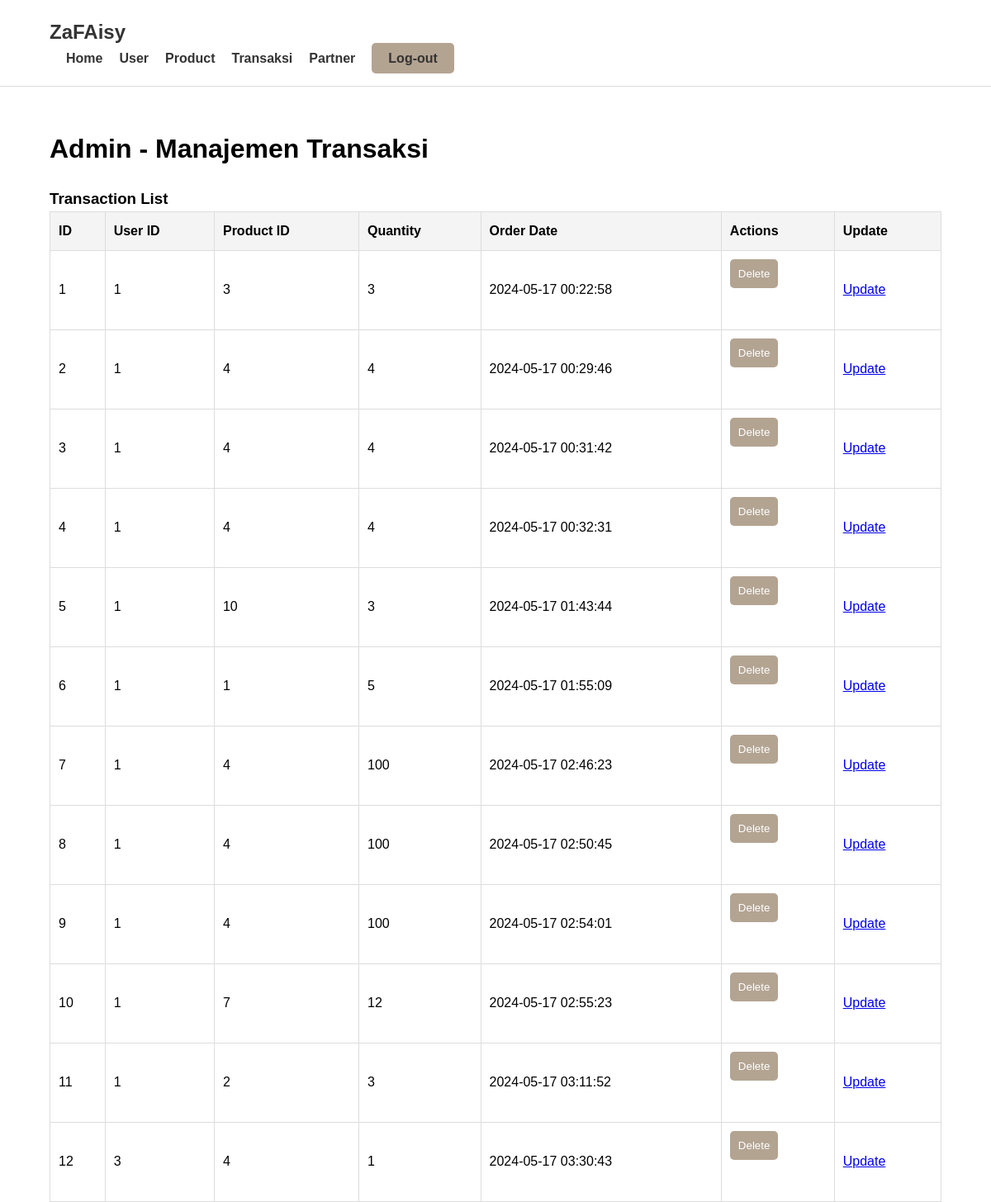
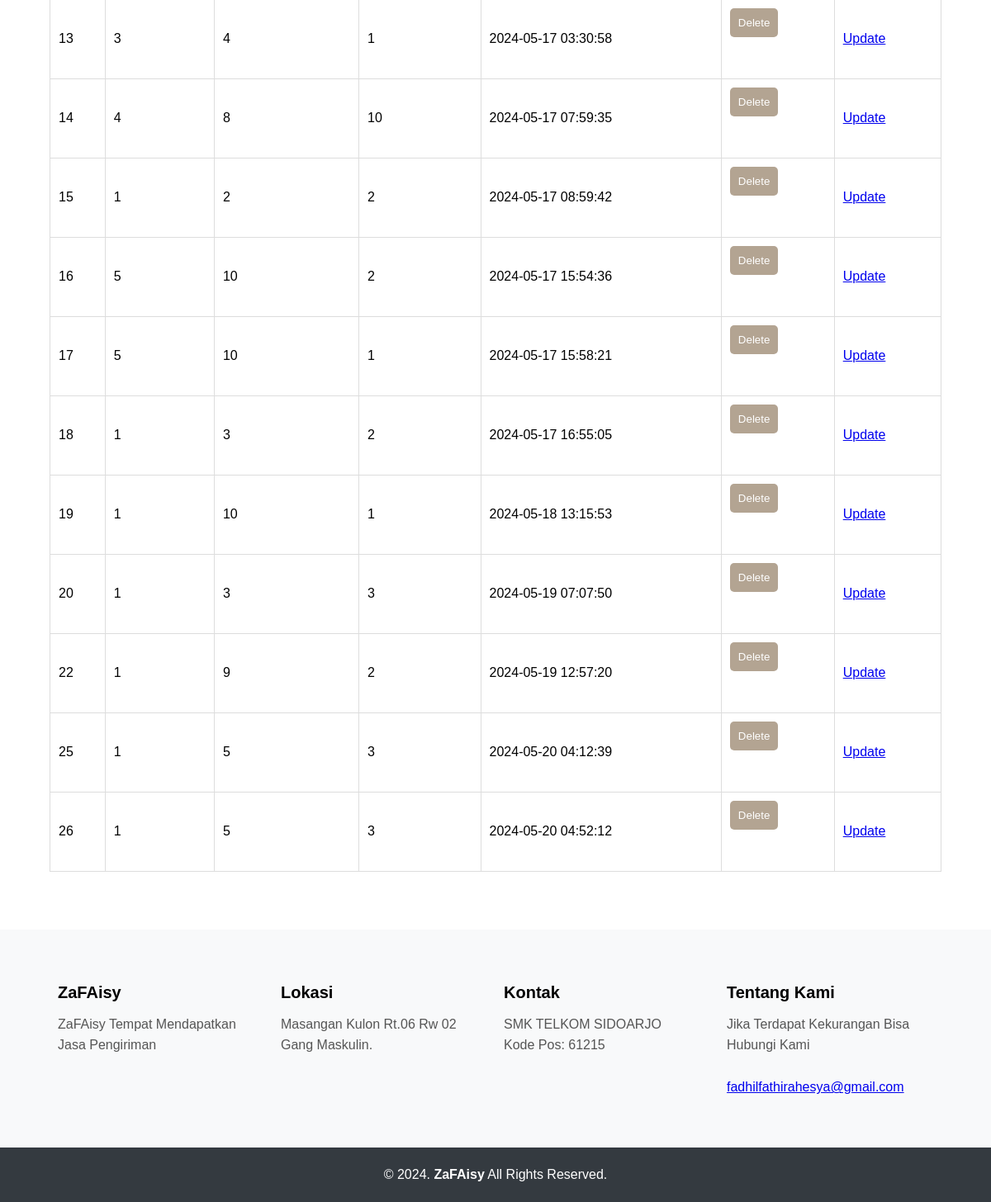
Page /view_admin_transactions.php (signed in) on the committed database (2 pictures, top to bottom).
### tables this page shows
CREATE TABLE `transaksi` (
  `id` int(11) NOT NULL,
  `product_id` int(11) NOT NULL,
  `user_id` int(11) NOT NULL,
  `quantity` int(11) NOT NULL,
  `order_date` timestamp NOT NULL DEFAULT current_timestamp()
);

### view_admin_transactions.php (the view, shortened to what this page needs)
<?php
include("koneksi/database.php");
$sql = "SELECT * FROM transaksi";
$result = $conn->query($sql);
?>
<!DOCTYPE html>
<html lang="en">
<head>
    <link rel="stylesheet" href="view_admin.css">
</head>
<body>
    <nav>
        <div class="wrapper">
            <div class="logo"><a href="view_admin.php">ZaFAisy</a></div>
            <div class="menu">
                <ul>
                    <li><a href="view_admin.php">Home</a></li>
                    <li><a href="view_admin_users.php">User</a></li>
                    <li><a href="view_admin_products.php">Product</a></li>
                    <li><a href="view_admin_transactions.php">Transaksi</a></li>
                    <li><a href="partner_admin.php">Partner</a></li>
                    <li><a href="logout.php" class="btn-signup">Log-out</a></li>
                </ul>
            </div>
        </div>
    </nav>
    <div class="wrapper">
        <section id="view_admin">
            <h2>Admin - Manajemen Transaksi</h2>
            <h3>Transaction List</h3>
            <table>
                <thead>
                    <tr>
                        <th>ID</th>
                        <th>User ID</th>
                        <th>Product ID</th>
                        <th>Quantity</th>
                        <th>Order Date</th>
                        <th>Actions</th>
                        <th>Update</th>
                    </tr>
                </thead>
                <tbody>
                    <?php while ($row = $result->fetch_assoc()): ?>
                        <tr>
                            <td><?php echo $row['id']; ?></td>
                            <td><?php echo htmlspecialchars($row['user_id']); ?></td>
                            <td><?php echo htmlspecialchars($row['product_id']); ?></td>
                            <td><?php echo htmlspecialchars($row['quantity']); ?></td>
                            <td><?php echo htmlspecialchars($row['order_date']); ?></td>
                            <td>
                                <form action="view_admin_transactions.php" method="post" style="display:inline-block;">
                                    <button type="submit" name="delete">Delete</button>
                                </form>
                            </td>
                            <td>
                                <a href="update_transaksi.php?id=<?php echo $row['id']; ?>" class="btn">Update</a>
                            </td>
                        </tr>
                    <?php endwhile; ?>
                </tbody>
            </table>
        </section>
    </div>
    <div id="contact">
        <div class="wrapper">
            <div class="footer">
                <div class="footer-section">
                    <h3>ZaFAisy</h3>
                    <p>ZaFAisy Tempat Mendapatkan Jasa Pengiriman</p>
                </div>
                <div class="footer-section">
                    <h3>Lokasi</h3>
                    <p>Masangan Kulon Rt.06 Rw 02 Gang Maskulin.</p>
                </div>
                <div class="footer-section">
                    <h3>Kontak</h3>
                    <p>SMK TELKOM SIDOARJO</p>
                    <p>Kode Pos: 61215</p>
                </div>
                <div class="footer-section">
                    <h3>Tentang Kami</h3>
                    <p>Jika Terdapat Kekurangan Bisa Hubungi Kami<br><br><a href="mailto:fadhilfathirahesya@gmail.com">fadhilfathirahesya@gmail.com</a></p>
                </div>
            </div>
        </div>
    </div>
    <div id="copyright">
        <div class="wrapper">
            &copy; 2024. <b>ZaFAisy</b> All Rights Reserved.
        </div>
    </div>
</body>
</html>

### view_admin.css (style rules this page uses)
* { margin: 0; padding: 0; box-sizing: border-box; font-family: 'Arial', sans-serif; }
body { font-family: 'Arial', sans-serif; line-height: 1.6; }
.wrapper { width: 90%; max-width: 1200px; margin: auto; }
nav { display: flex; justify-content: space-between; align-items: center; padding: 20px 0; background: #fff; border-bottom: 1px solid #ddd; }
.logo a { font-size: 24px; font-weight: bold; color: #333; text-decoration: none; }
.menu ul { display: flex; list-style: none; }
.menu ul li { margin-left: 20px; }
.menu ul li a { color: #333; text-decoration: none; font-weight: bold; }
.btn-signup { background: #B3A492; color: #fff; padding: 10px 20px; border-radius: 5px; }
#view_admin { padding: 50px 0; }
#view_admin h2 { font-size: 32px; margin-bottom: 20px; }
#view_admin form { margin-bottom: 30px; }
#view_admin form input, #view_admin form button { display: block; width: 100%; margin-bottom: 10px; padding: 10px; border: 1px solid #ddd; border-radius: 5px; }
#view_admin form button { background: #B3A492; color: #fff; border: none; cursor: pointer; }
table { width: 100%; border-collapse: collapse; margin-bottom: 20px; }
table, th, td { border: 1px solid #ddd; }
th, td { padding: 10px; text-align: left; }
th { background: #f4f4f4; }
#contact { background: #f8f9fa; padding: 50px 0; }
.footer { display: flex; justify-content: space-between; flex-wrap: wrap; }
.footer-section { flex: 1; margin: 10px; min-width: 200px; }
.footer-section h3 { font-size: 20px; margin-bottom: 10px; }
.footer-section p { font-size: 16px; color: #555; }
#copyright { text-align: center; padding: 20px 0; background: #343a40; color: #fff; }

### rows in the picture
transaksi: id "1", user "1", product "3", quantity "3", order_date "2024-05-17 00:22:58"
transaksi: id "2", user "1", product "4", quantity "4", order_date "2024-05-17 00:29:46"
transaksi: id "3", user "1", product "4", quantity "4", order_date "2024-05-17 00:31:42"
transaksi: id "4", user "1", product "4", quantity "4", order_date "2024-05-17 00:32:31"
transaksi: id "5", user "1", product "10", quantity "3", order_date "2024-05-17 01:43:44"
transaksi: id "6", user "1", product "1", quantity "5", order_date "2024-05-17 01:55:09"
transaksi: id "7", user "1", product "4", quantity "100", order_date "2024-05-17 02:46:23"
transaksi: id "8", user "1", product "4", quantity "100", order_date "2024-05-17 02:50:45"
transaksi: id "9", user "1", product "4", quantity "100", order_date "2024-05-17 02:54:01"
transaksi: id "10", user "1", product "7", quantity "12", order_date "2024-05-17 02:55:23"
transaksi: id "11", user "1", product "2", quantity "3", order_date "2024-05-17 03:11:52"
transaksi: id "12", user "3", product "4", quantity "1", order_date "2024-05-17 03:30:43"
transaksi: id "13", user "3", product "4", quantity "1", order_date "2024-05-17 03:30:58"
transaksi: id "14", user "4", product "8", quantity "10", order_date "2024-05-17 07:59:35"
transaksi: id "15", user "1", product "2", quantity "2", order_date "2024-05-17 08:59:42"
transaksi: id "16", user "5", product "10", quantity "2", order_date "2024-05-17 15:54:36"
transaksi: id "17", user "5", product "10", quantity "1", order_date "2024-05-17 15:58:21"
transaksi: id "18", user "1", product "3", quantity "2", order_date "2024-05-17 16:55:05"
transaksi: id "19", user "1", product "10", quantity "1", order_date "2024-05-18 13:15:53"
transaksi: id "20", user "1", product "3", quantity "3", order_date "2024-05-19 07:07:50"
transaksi: id "22", user "1", product "9", quantity "2", order_date "2024-05-19 12:57:20"
transaksi: id "25", user "1", product "5", quantity "3", order_date "2024-05-20 04:12:39"
transaksi: id "26", user "1", product "5", quantity "3", order_date "2024-05-20 04:52:12"
